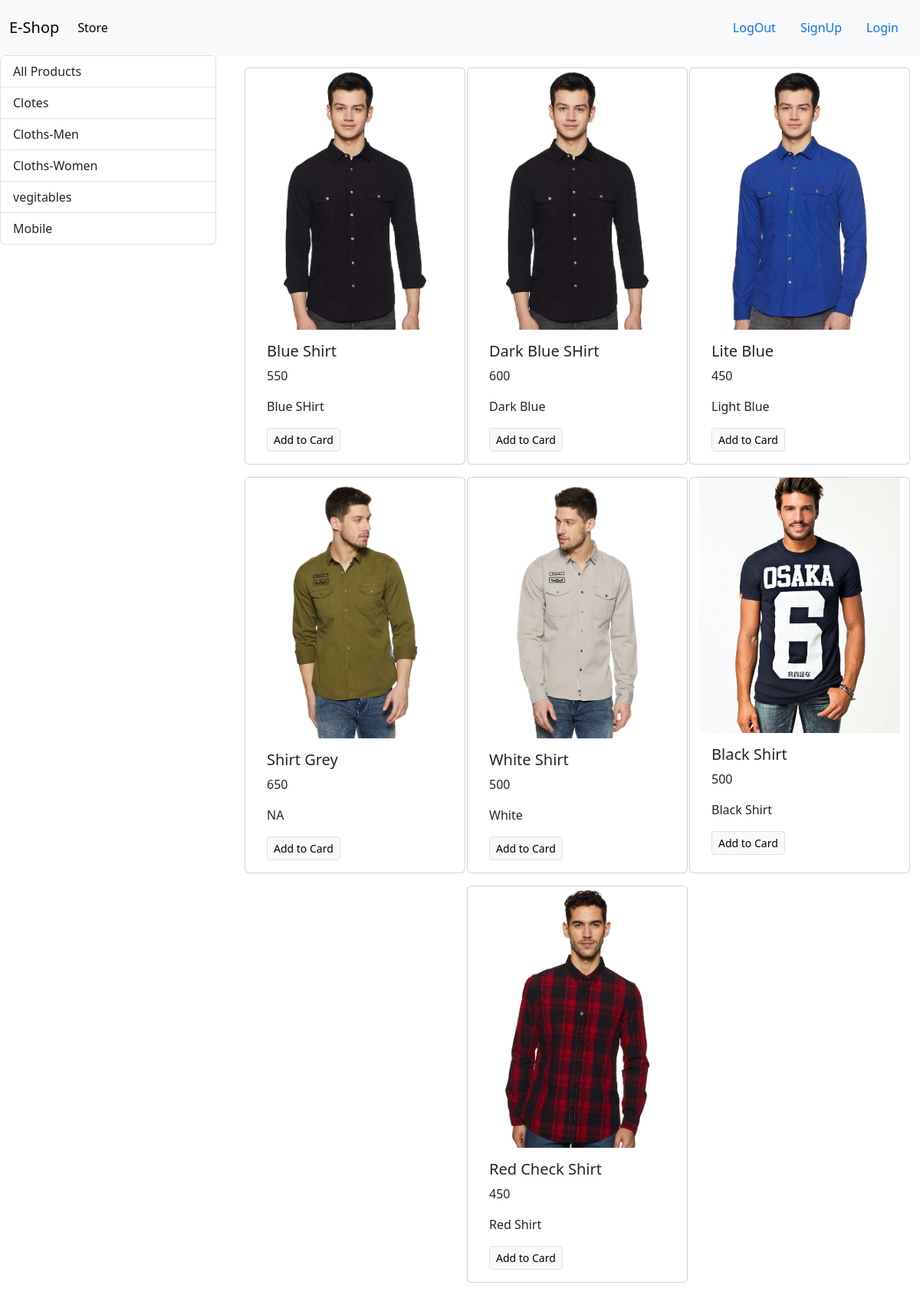
The app's page /?category=2 with its own data.
### store/models/category.py (models this page shows, shortened)
class Category(models.Model):
    name=models.CharField(max_length=20)
    @staticmethod
    def get_all_categories():
        return Category.objects.all()

### store/models/product.py (models this page shows, shortened)
class Product(models.Model):
    name=models.CharField(max_length=50)
    price=models.IntegerField(default=0)
    category=models.ForeignKey(Category,on_delete=models.CASCADE,default=1)
    desc=models.CharField(max_length=200,default=" ",null=True,blank=True)
    image=models.ImageField(upload_to='uploads/products/')
    @staticmethod
    def get_all_products_by_categoryid(category_id):
        if category_id:
            return Product.objects.filter(category=category_id)
        else:
            return Product.get_all_products();

### store/views.py (the view)
# urls.py: path('',index),
def index(request):
    product=None
    category=Category.get_all_categories();
    categoryID=request.GET.get('category')
    if categoryID:
        product=Product.get_all_products_by_categoryid(categoryID);
    else:
        product=Product.get_all_products();
    data={}
    data['product']=product
    data['category']=category
    return render(request,'index.html',data)

### store/templates/index.html
{% extends 'base.html' %}
{% block content %}
<div class="row">
    <div class="col-lg-3 mx-auto">
        <div class="list-group">
            <a href="/"class="list-group-item list-group-item-action ">All Products</a>
            {% for category in category %}
            <a href="/?category={{category.id}}"class="list-group-item list-group-item-action ">{{category.name}}</a>
            {% endfor %}
        </div>
    </div>
    <div id="product" class="col-lg-9 mx-auto">
        <div class="container-fluid mt-3 mx-auto    ">
            <div class="row mx-auto ">
                {% for product in product %}
                <div class="card mx-auto mb-3" style="width: 18rem;">
                    <img src="{{product.image.url}}" class="card-img-top" alt="...">
                    <div class="card-body">
                      <h5 class="card-title">{{product.name}}</h5>
                      <p class="card-text">{{product.price}}</p>
                      <p class="card-text">{{product.desc}}</p>
                      <a href="#" class="btn btn-light border btn-sm">Add to Card</a>
                    </div>
                  </div>
                {% endfor %}
            </div>
        </div>
    </div>
</div>
{% endblock %}

### records on screen
Category: name "Clotes"
Category: name "Cloths-Men"
Category: name "Cloths-Women"
Category: name "vegitables"
Category: name "Mobile"
Product: image (picture), name "Blue Shirt", price "550", desc "Blue SHirt"
Product: image (picture), name "Dark Blue SHirt", price "600", desc "Dark Blue"
Product: image (picture), name "Lite Blue", price "450", desc "Light Blue"
Product: image (picture), name "Shirt Grey", price "650", desc "NA"
Product: image (picture), name "White Shirt", price "500", desc "White"
Product: image (picture), name "Black Shirt", price "500", desc "Black Shirt"
Product: image (picture), name "Red Check Shirt", price "450", desc "Red Shirt"
